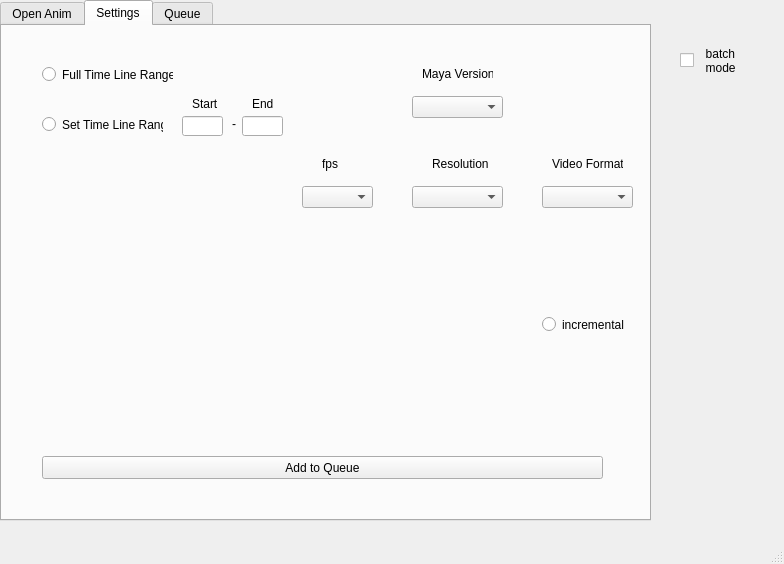
<?xml version="1.0" encoding="UTF-8"?>
<ui version="4.0">
 <class>winTransferenceTool</class>
 <widget class="QMainWindow" name="winTransferenceTool">
  <property name="geometry">
   <rect>
    <x>0</x>
    <y>0</y>
    <width>784</width>
    <height>564</height>
   </rect>
  </property>
  <property name="windowTitle">
   <string>Animation Transference Tool</string>
  </property>
  <widget class="QWidget" name="centralwidget">
   <widget class="QTabWidget" name="tabWid_app">
    <property name="geometry">
     <rect>
      <x>0</x>
      <y>0</y>
      <width>651</width>
      <height>521</height>
     </rect>
    </property>
    <property name="currentIndex">
     <number>1</number>
    </property>
    <widget class="QWidget" name="tab_switch">
     <attribute name="title">
      <string>Open Anim</string>
     </attribute>
     <widget class="QPushButton" name="pushBut_open_anim_fi">
      <property name="geometry">
       <rect>
        <x>40</x>
        <y>50</y>
        <width>81</width>
        <height>23</height>
       </rect>
      </property>
      <property name="text">
       <string>Open File</string>
      </property>
     </widget>
     <widget class="QLabel" name="lab_file_text">
      <property name="geometry">
       <rect>
        <x>60</x>
        <y>140</y>
        <width>71</width>
        <height>20</height>
       </rect>
      </property>
      <property name="text">
       <string>Open File/s:</string>
      </property>
     </widget>
     <widget class="QListWidget" name="listV_open_anims">
      <property name="geometry">
       <rect>
        <x>130</x>
        <y>140</y>
        <width>401</width>
        <height>291</height>
       </rect>
      </property>
     </widget>
     <widget class="QPushButton" name="pushBut_open_dir">
      <property name="geometry">
       <rect>
        <x>170</x>
        <y>50</y>
        <width>81</width>
        <height>23</height>
       </rect>
      </property>
      <property name="text">
       <string>Open Dir</string>
      </property>
     </widget>
     <widget class="QPushButton" name="pushBut_setupPAth_5">
      <property name="geometry">
       <rect>
        <x>290</x>
        <y>50</y>
        <width>81</width>
        <height>23</height>
       </rect>
      </property>
      <property name="text">
       <string>Clear</string>
      </property>
     </widget>
     <widget class="QPushButton" name="pushBut_setupPAth_6">
      <property name="geometry">
       <rect>
        <x>410</x>
        <y>50</y>
        <width>111</width>
        <height>23</height>
       </rect>
      </property>
      <property name="text">
       <string>Remove Selected</string>
      </property>
     </widget>
    </widget>
    <widget class="QWidget" name="tab_settings">
     <attribute name="title">
      <string>Settings</string>
     </attribute>
     <widget class="QLineEdit" name="lineEd_start_f">
      <property name="geometry">
       <rect>
        <x>180</x>
        <y>90</y>
        <width>41</width>
        <height>20</height>
       </rect>
      </property>
     </widget>
     <widget class="QLabel" name="lab_end_2">
      <property name="geometry">
       <rect>
        <x>250</x>
        <y>70</y>
        <width>31</width>
        <height>16</height>
       </rect>
      </property>
      <property name="text">
       <string>End</string>
      </property>
     </widget>
     <widget class="QLabel" name="lab_resolution">
      <property name="geometry">
       <rect>
        <x>430</x>
        <y>130</y>
        <width>61</width>
        <height>16</height>
       </rect>
      </property>
      <property name="text">
       <string>Resolution</string>
      </property>
     </widget>
     <widget class="QRadioButton" name="radioButt_set_timeline">
      <property name="geometry">
       <rect>
        <x>40</x>
        <y>90</y>
        <width>121</width>
        <height>17</height>
       </rect>
      </property>
      <property name="text">
       <string>Set Time Line Range</string>
      </property>
     </widget>
     <widget class="QLabel" name="lab_underscore_2">
      <property name="geometry">
       <rect>
        <x>230</x>
        <y>90</y>
        <width>16</width>
        <height>16</height>
       </rect>
      </property>
      <property name="text">
       <string>-</string>
      </property>
     </widget>
     <widget class="QRadioButton" name="radioButt_fulll_timeline">
      <property name="geometry">
       <rect>
        <x>40</x>
        <y>40</y>
        <width>131</width>
        <height>17</height>
       </rect>
      </property>
      <property name="text">
       <string>Full Time Line Range</string>
      </property>
     </widget>
     <widget class="QLineEdit" name="lineEd_end_f">
      <property name="geometry">
       <rect>
        <x>240</x>
        <y>90</y>
        <width>41</width>
        <height>20</height>
       </rect>
      </property>
     </widget>
     <widget class="QLabel" name="lab_start_2">
      <property name="geometry">
       <rect>
        <x>190</x>
        <y>70</y>
        <width>31</width>
        <height>16</height>
       </rect>
      </property>
      <property name="text">
       <string>Start</string>
      </property>
     </widget>
     <widget class="QLabel" name="lab_end_4">
      <property name="geometry">
       <rect>
        <x>320</x>
        <y>130</y>
        <width>31</width>
        <height>16</height>
       </rect>
      </property>
      <property name="text">
       <string>fps</string>
      </property>
     </widget>
     <widget class="QComboBox" name="comboB_fps">
      <property name="geometry">
       <rect>
        <x>300</x>
        <y>160</y>
        <width>71</width>
        <height>22</height>
       </rect>
      </property>
     </widget>
     <widget class="QComboBox" name="comboB_resolution">
      <property name="geometry">
       <rect>
        <x>410</x>
        <y>160</y>
        <width>91</width>
        <height>22</height>
       </rect>
      </property>
     </widget>
     <widget class="QComboBox" name="comboB_format">
      <property name="geometry">
       <rect>
        <x>540</x>
        <y>160</y>
        <width>91</width>
        <height>22</height>
       </rect>
      </property>
     </widget>
     <widget class="QLabel" name="lab_format">
      <property name="geometry">
       <rect>
        <x>550</x>
        <y>130</y>
        <width>71</width>
        <height>16</height>
       </rect>
      </property>
      <property name="text">
       <string>Video Format</string>
      </property>
     </widget>
     <widget class="QRadioButton" name="radioButt_incremental">
      <property name="geometry">
       <rect>
        <x>540</x>
        <y>290</y>
        <width>91</width>
        <height>17</height>
       </rect>
      </property>
      <property name="text">
       <string>incremental</string>
      </property>
     </widget>
     <widget class="QPushButton" name="pushBut_add_to_render_queue">
      <property name="geometry">
       <rect>
        <x>40</x>
        <y>430</y>
        <width>561</width>
        <height>23</height>
       </rect>
      </property>
      <property name="text">
       <string>Add to Queue</string>
      </property>
     </widget>
     <widget class="QLabel" name="lab_format_2">
      <property name="geometry">
       <rect>
        <x>420</x>
        <y>40</y>
        <width>71</width>
        <height>16</height>
       </rect>
      </property>
      <property name="text">
       <string>Maya Version</string>
      </property>
     </widget>
     <widget class="QComboBox" name="comboB_mayaVersion">
      <property name="geometry">
       <rect>
        <x>410</x>
        <y>70</y>
        <width>91</width>
        <height>22</height>
       </rect>
      </property>
     </widget>
    </widget>
    <widget class="QWidget" name="tab_render_anim">
     <attribute name="title">
      <string>Queue</string>
     </attribute>
     <widget class="QListWidget" name="listV_que_anims">
      <property name="geometry">
       <rect>
        <x>40</x>
        <y>110</y>
        <width>561</width>
        <height>291</height>
       </rect>
      </property>
     </widget>
     <widget class="QPushButton" name="pushBut_launch_qued_anims">
      <property name="geometry">
       <rect>
        <x>40</x>
        <y>440</y>
        <width>561</width>
        <height>23</height>
       </rect>
      </property>
      <property name="text">
       <string>Launch Queued Anims</string>
      </property>
     </widget>
     <widget class="QPushButton" name="pushBut_clear_qw_2">
      <property name="geometry">
       <rect>
        <x>40</x>
        <y>410</y>
        <width>561</width>
        <height>23</height>
       </rect>
      </property>
      <property name="text">
       <string>Clear All</string>
      </property>
     </widget>
    </widget>
   </widget>
   <widget class="QCheckBox" name="checkBFbatchmode">
    <property name="geometry">
     <rect>
      <x>680</x>
      <y>40</y>
      <width>81</width>
      <height>41</height>
     </rect>
    </property>
    <property name="text">
     <string>  batch 
  mode</string>
    </property>
   </widget>
  </widget>
  <widget class="QMenuBar" name="menubar">
   <property name="geometry">
    <rect>
     <x>0</x>
     <y>0</y>
     <width>784</width>
     <height>21</height>
    </rect>
   </property>
  </widget>
  <widget class="QStatusBar" name="statusbar"/>
 </widget>
 <resources/>
 <connections/>
</ui>
